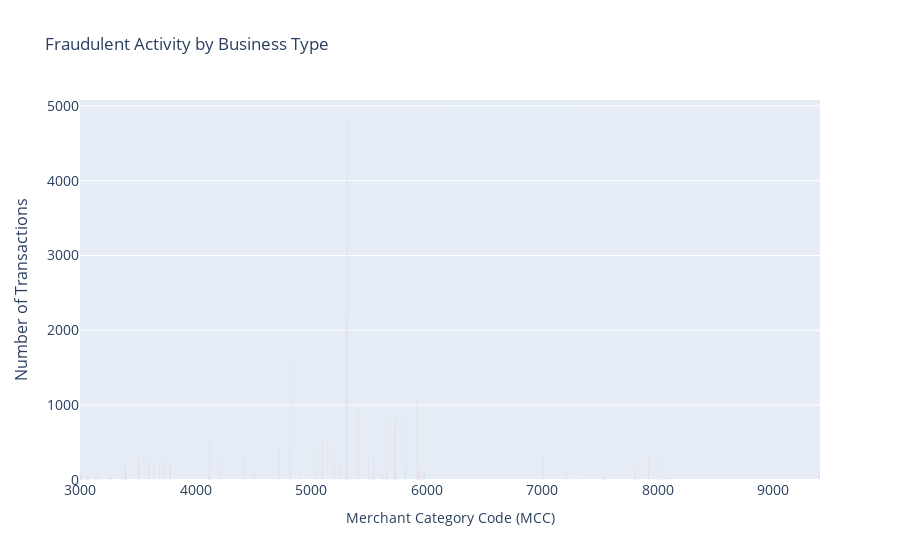

Notebook code for this chart:
### Code cell
fig = go.Figure()
fig.add_trace(go.Bar(y=total_fraud_MCC['Is Fraud?'],
                x=total_fraud_MCC.index,
                name='MCC',
                marker_color='red'
                ))
# fig.add_trace(go.Bar(x=years,
#                 y=[16, 13, 10, 11, 28, 37, 43, 55, 56, 88, 105, 156, 270,
#                    299, 340, 403, 549, 499],
#                 name='China',
#                 marker_color='rgb(26, 118, 255)'
#                 ))

fig.update_layout(
    title='Fraudulent Activity by Business Type',
    xaxis=dict(
        title='Merchant Category Code (MCC)',
        tickfont_size=14,
    ),
    
    yaxis=dict(
        title='Number of Transactions',
        titlefont_size=16,
        tickfont_size=14,
    ),
    legend=dict(
        x=0,
        y=1.0,
        bgcolor='rgba(255, 255, 255, 0)',
        bordercolor='rgba(255, 255, 255, 0)'
    ),
    barmode='group',
    bargap=0.15, # gap between bars of adjacent location coordinates.
    bargroupgap=0.1 # gap between bars of the same location coordinate.
)
fig.show()

### Figure 1 — Plotly figure (JSON) as saved in the notebook; plotly's stock layout.template omitted (floating-point values rounded to 4 significant figures)
{"data": [{"marker": {"color": "red"}, "name": "MCC", "type": "bar", "x": [3000, 3001, 3005, 3006, 3007, 3008, 3009, 3058, 3066, 3075, 3132, 3144, 3174, 3256, 3260, 3359, 3387, 3389, 3390, 3393, 3395, 3405, 3504, 3509, 3596, 3640, 3684, 3722, 3730, 3771, 3775, 3780, 4112, 4121, 4131, 4214, 4411, 4511, 4722, 4814, 4829, 4899, 5045, 5094, 5193, 5211, 5251, 5300, 5310, 5311, 5411, 5499, 5533, 5541, 5621, 5651, 5655, 5661, 5712, 5719, 5722, 5732, 5733, 5812, 5813, 5814, 5815, 5816, 5912, 5921, 5932, 5941, 5942, 5947, 5970, 5977, 7011, 7210, 7230, 7349, 7531, 7538, 7542, 7549, 7801, 7802, 7832, 7922, 7995, 7996, 8011, 8021, 8041, 8043, 8049, 8062, 8099, 9402], "y": [74, 62, 43, 59, 41, 50, 43, 60, 24, 40, 29, 53, 24, 35, 29, 165, 109, 226, 128, 82, 97, 91, 296, 265, 243, 181, 238, 294, 191, 176, 173, 222, 159, 558, 80, 289, 317, 85, 406, 401, 1607, 46, 470, 567, 203, 475, 192, 2201, 2152, 4824, 943, 260, 59, 354, 61, 849, 44, 102, 418, 717, 21, 843, 127, 327, 274, 466, 879, 298, 1057, 308, 175, 41, 88, 34, 139, 132, 302, 43, 14, 17, 11, 51, 52, 16, 166, 15, 240, 328, 112, 290, 20, 22, 5, 24, 3, 23, 21, 91]}], "layout": {"bargap": 0.15, "bargroupgap": 0.1, "barmode": "group", "legend": {"bgcolor": "rgba(255, 255, 255, 0)", "bordercolor": "rgba(255, 255, 255, 0)", "x": 0, "y": 1}, "title": {"text": "Fraudulent Activity by Business Type"}, "xaxis": {"tickfont": {"size": 14}, "title": {"text": "Merchant Category Code (MCC)"}}, "yaxis": {"tickfont": {"size": 14}, "title": {"font": {"size": 16}, "text": "Number of Transactions"}}}}
